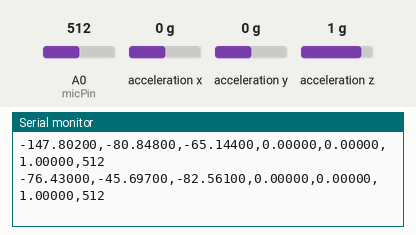
Recording of a sketch running on a simulated Arduino Uno, built with avr-gcc and run on an emulated ATmega328P. On the bench: the last lines printed to the serial monitor. The test bench sets the inputs (shaded band); at power-on: A0 (micPin) = 512, acceleration x 0 g, acceleration y 0 g, acceleration z 1 g. Random numbers use the default seed unless the sketch sets one.

Above: at 14.7 s.
14.8 s: A0 (micPin) set to 93
At 14.85 s:
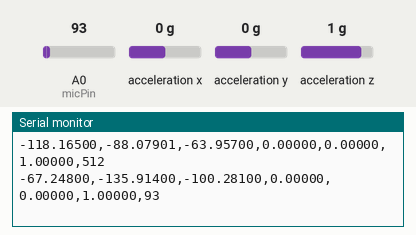
16.3 s: A0 (micPin) set to 105
At 16.39 s:
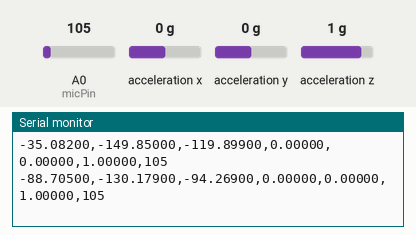
Timing chart, 0 to 18.8 s (numbered marks = the images above; inputs shaded):
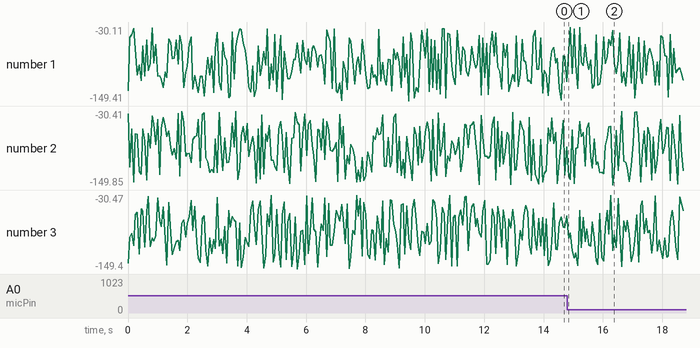

The sketch:

dummy_desktop_arduino.ino
```cpp
#include <Wire.h>
#include "SparkFun_MMA8452Q.h"

MMA8452Q accel;
int micPin = A0;


void setup() {

  Serial.begin(9600);
  Wire.begin();
  pinMode(micPin, INPUT);
  accel.init();
}


void loop() {

  //format data in csv style
  if (accel.available()) {

    //fake rssi values
    Serial.print(random(-150000, -30000)/1000.0, 5);
    Serial.print(",");
    Serial.print(random(-150000, -30000)/1000.0, 5);
    Serial.print(",");
    Serial.print(random(-150000, -30000)/1000.0, 5);
    Serial.print(",");

    //accelerometer
    Serial.print(accel.getCalculatedX(), 5);
    Serial.print(",");
    Serial.print(accel.getCalculatedY(), 5);
    Serial.print(",");
    Serial.print(accel.getCalculatedZ(), 5);
    Serial.print(",");

    //mic amplitude
    Serial.println(analogRead(micPin));
  }

  delay(10);
}
```

Measured:
- after the input at 14.8 s, the serial monitor: prints a new line at once (image 1)
- plotted number 2: -88.08 → -54.99 after the input at 14.8 s
- plotted number 3: -63.96 → -30.96 after the input at 14.8 s
